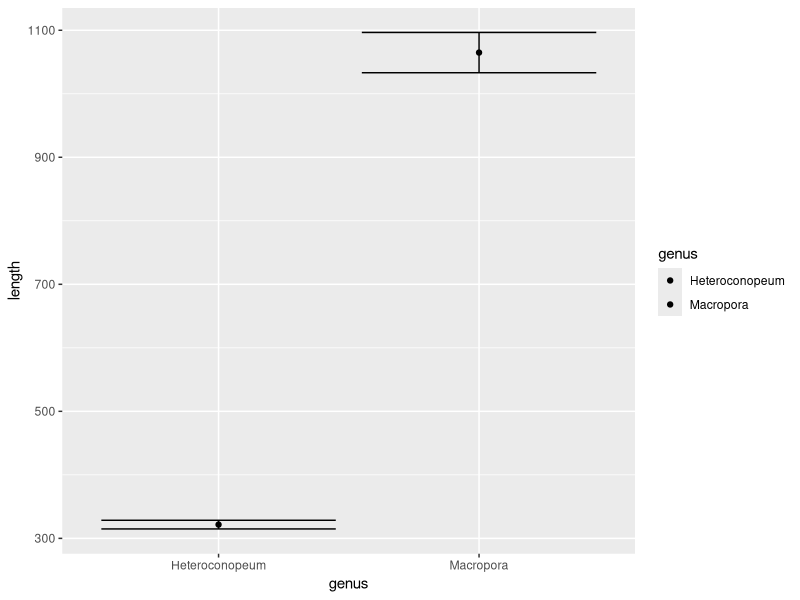

Generate this figure with R:
# Background: http://www.sthda.com/english/wiki/unpaired-two-samples-t-test-in-r
# See also: http://www.sthda.com/english/wiki/normality-test-in-r

#install.packages("ggplot2")
library(ggplot2)

# read the data
dat <- read.csv("zooid_size.csv", header = TRUE)

unique(dat$genus) # shows unique genus
table(dat$genus) # shows the frequency

# subset data by species
name1 <- "Macropora"
name2 <- "Heteroconopeum"

g1.df <- dat[which(dat$genus == name1),]
g2.df <- dat[which(dat$genus == name2),]

df <- data.frame(rbind(g1.df, g2.df))

mean(df[which(df$genus == name1),]$length)
mean(df[which(df$genus == name2),]$length)

########### visualise the data

p<-ggplot(df, aes(x = genus, y = length, fill = genus)) +  
  stat_summary(geom = "point", fun = mean) +
  stat_summary(geom = "errorbar", fun.data = mean_se)

p

########### t-test

t.test(length~genus, data = df, alternative = "two.sided", var.equal = FALSE)

###########

# you could also subset data by time
time1 <- dat[which(dat$Time == "Campanian.PDT"),]
time2 <- dat[which(dat$Time == "Miocene.PDT"),]

